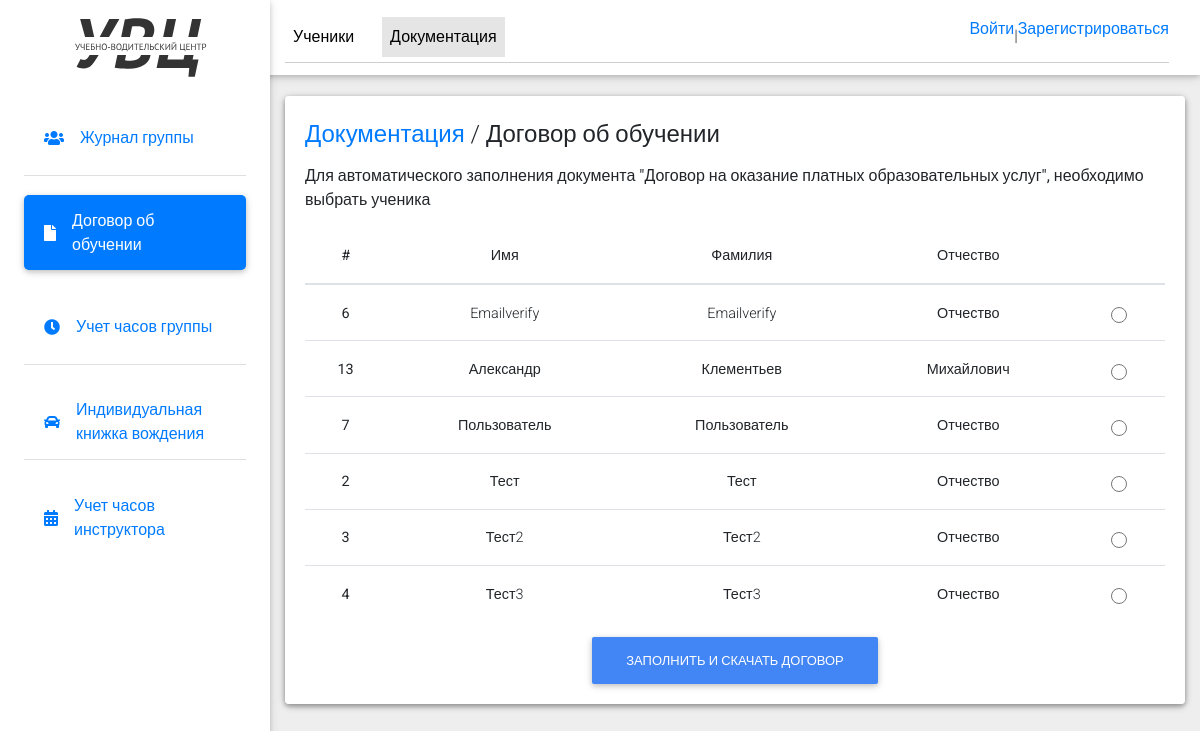
/users/user_profile/manager_document_dogovor/, run on an earlier commit of the app's database.
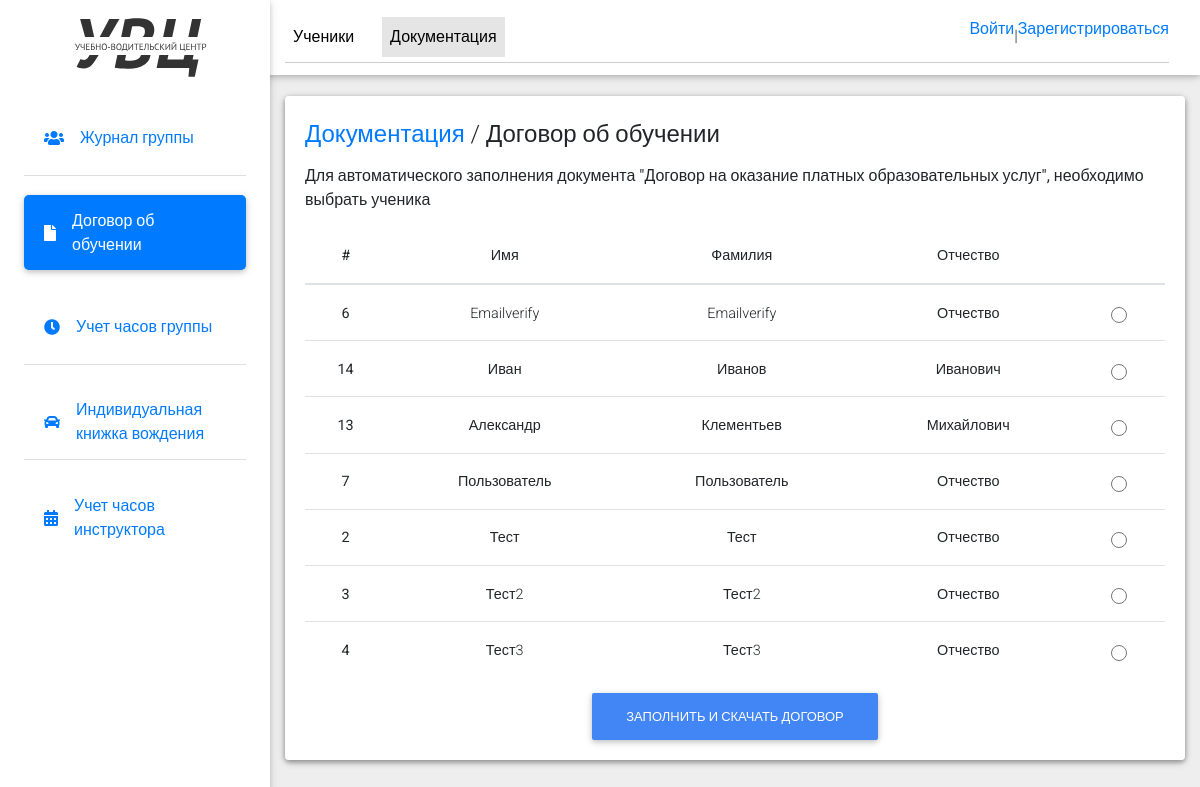
And on a later commit of the database.
### users/models.py (models this page shows)
class User(AbstractUser):
    email = models.EmailField(
        _('email address'),
        unique=True,
    )
    email_verify = models.BooleanField(default=False)
    surname = models.CharField(max_length=255, blank=True, null=True)
    phone = models.CharField(max_length=255, blank=True, null=True)
    USERNAME_FIELD = 'email'
    REQUIRED_FIELDS = []

### users/views.py (the view)
# urls.py: path('user_profile/manager_document_dogovor/', manager_document_dogovor, name='manager_document_dogovor'),
def manager_document_dogovor(request):
    group = Group.objects.get(id=2)
    users = User.objects.filter(email_verify=True, groups=group).order_by('last_name')
    return render(request, 'manager_document_dogovor.html', {'users': users})

### templates/manager_document_dogovor.html (shortened to what the changed rows need)
{% load static %}
<!DOCTYPE html>
<html lang="en">
<head>
  <link rel="stylesheet" href="https://use.fontawesome.com/releases/v5.11.2/css/all.css">
  <link rel="stylesheet" href="{% static 'css/bootstrap.min.css' %}">
  <link rel="stylesheet" href="{% static 'css/mdb.min.css' %}">
  <link rel="stylesheet" href="{% static 'css/style.css' %}">
</head>
<body class="grey lighten-3">
  <main class="pt-5 max-lg-5">
    <div class="container-fluid mt-5">
        <div class="card mb-4 wow fadeIn">
            <div class="card body d-sm-flex justify-content-between card-manager">
                <table class="table">
                    <thead>
                        <tr>
                            <th scope="col">#</th>
                            <th scope="col">Имя</th>
                            <th scope="col">Фамилия</th>
                            <th scope="col">Отчество</th>
                            <th scope="col"></th>
                        </tr>
                    </thead>
                    <tbody>
                        {% for user in users %}
                            <tr>
                                <th scope="row">{{ user.id }}</th>
                                <td>{{ user.first_name }}</td>
                                <td>{{ user.last_name }}</td>
                                <td>{{ user.surname }}</td>
                                <td>
                                    <div class="form-check">
                                      <input class="form-check-input" type="radio" name="flexRadioDefault" id="flexRadioDefault{{ user.id }}" data-user-id="{{ user.id }}">
                                    </div>
                                </td>
                            </tr>
                        {% endfor %}
                    </tbody>
                </table>
            </div>
        </div>
    </div>
  </main>
</body>
</html>

What changed in the data, as far as the page shows it:
added User: id "14", first_name "Иван", last_name "Иванов", surname "Иванович"
